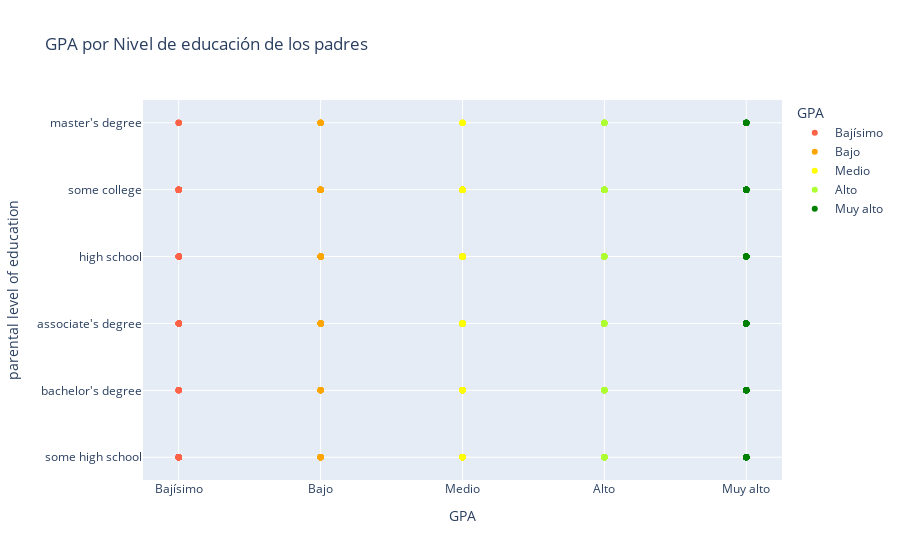

The code cell stored with this chart in its notebook:
### Markdown cell above
**Respuesta:**

### Code cell
# Código para quintiles 
# La variable que contenga los quintiles debe llamarse GPA cuantiles para que el gráfico funcione.
df_grades["GPA"] = pd.qcut(df_grades["promedio"], 5, labels=['Bajísimo', 'Bajo', 'Medio', 'Alto', 'Muy alto'])
# Código de gráfico 
fig = px.scatter(
    df_grades.sort_values(by="GPA"),
    x="GPA",
    y="parental level of education",
    hover_data=["gender"],
    color="GPA",
    title="GPA por Nivel de educación de los padres",
    color_discrete_sequence=["tomato", "orange", "yellow", "greenyellow", "green"]
)

fig

### Figure 1 — Plotly figure (JSON) as saved in the notebook; plotly's stock layout.template omitted (floating-point values rounded to 4 significant figures; data arrays with more than 128 entries replaced by an {"elided": "..."} marker saying what was removed)
{"data": [{"customdata": {"elided": "205x1 str values"}, "hovertemplate": "GPA=%{x}<br>parental level of education=%{y}<br>gender=%{customdata[0]}<extra></extra>", "legendgroup": "Bajísimo", "marker": {"color": "tomato", "symbol": "circle"}, "mode": "markers", "name": "Bajísimo", "orientation": "v", "showlegend": true, "type": "scatter", "x": {"elided": "205 str values"}, "xaxis": "x", "y": {"elided": "205 str values"}, "yaxis": "y"}, {"customdata": {"elided": "203x1 str values"}, "hovertemplate": "GPA=%{x}<br>parental level of education=%{y}<br>gender=%{customdata[0]}<extra></extra>", "legendgroup": "Bajo", "marker": {"color": "orange", "symbol": "circle"}, "mode": "markers", "name": "Bajo", "orientation": "v", "showlegend": true, "type": "scatter", "x": {"elided": "203 str values"}, "xaxis": "x", "y": {"elided": "203 str values"}, "yaxis": "y"}, {"customdata": {"elided": "198x1 str values"}, "hovertemplate": "GPA=%{x}<br>parental level of education=%{y}<br>gender=%{customdata[0]}<extra></extra>", "legendgroup": "Medio", "marker": {"color": "yellow", "symbol": "circle"}, "mode": "markers", "name": "Medio", "orientation": "v", "showlegend": true, "type": "scatter", "x": {"elided": "198 str values"}, "xaxis": "x", "y": {"elided": "198 str values"}, "yaxis": "y"}, {"customdata": {"elided": "196x1 str values"}, "hovertemplate": "GPA=%{x}<br>parental level of education=%{y}<br>gender=%{customdata[0]}<extra></extra>", "legendgroup": "Alto", "marker": {"color": "greenyellow", "symbol": "circle"}, "mode": "markers", "name": "Alto", "orientation": "v", "showlegend": true, "type": "scatter", "x": {"elided": "196 str values"}, "xaxis": "x", "y": {"elided": "196 str values"}, "yaxis": "y"}, {"customdata": {"elided": "198x1 str values"}, "hovertemplate": "GPA=%{x}<br>parental level of education=%{y}<br>gender=%{customdata[0]}<extra></extra>", "legendgroup": "Muy alto", "marker": {"color": "green", "symbol": "circle"}, "mode": "markers", "name": "Muy alto", "orientation": "v", "showlegend": true, "type": "scatter", "x": {"elided": "198 str values"}, "xaxis": "x", "y": {"elided": "198 str values"}, "yaxis": "y"}], "layout": {"legend": {"title": {"text": "GPA"}, "tracegroupgap": 0}, "title": {"text": "GPA por Nivel de educación de los padres"}, "xaxis": {"anchor": "y", "categoryarray": ["Bajísimo", "Bajo", "Medio", "Alto", "Muy alto"], "categoryorder": "array", "domain": [0, 1], "title": {"text": "GPA"}}, "yaxis": {"anchor": "x", "domain": [0, 1], "title": {"text": "parental level of education"}}}}
